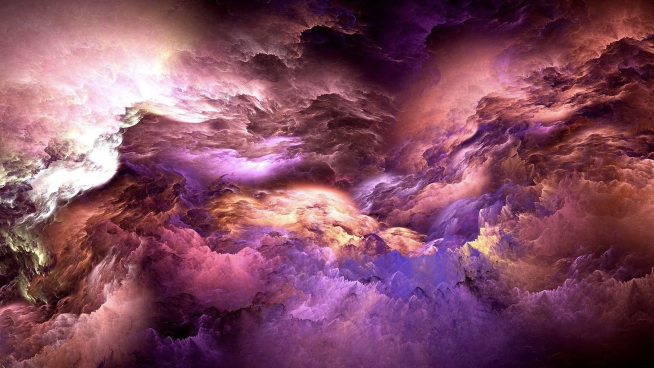
#> input picture Task Week 11/Simulasi PY/f87992cc-f105-4a89-b172-6347b7d5913c.jfif, 1308 x 736 px, found by its file name (shown at 1/2 size)
$ jupyter execute 'Week 11.ipynb'
#> lines starting #> are read from the running program, lines starting #| are printed output that depends on the picture; after the words box and inside, x2 and y2 are one past the last pixel; in counts of white or black regions, pixels touching at a corner belong together
Ekstraksi Garis dengan Hough Transform

[cell 1]
import cv2
import numpy as np
import matplotlib.pyplot as plt

# Path ke gambar
image_path = r"C:\Users\Infinix X2\Documents\SEMESTER 7\ROBOTIKA dan SISTEM CERDAS\Task Week 11\f87992cc-f105-4a89-b172-6347b7d5913c.jfif"

# Membaca gambar
image = cv2.imread(image_path)
#> image is the input picture: shape (736, 1308, 3); mean B, G, R 96.4, 75.3, 129.3
# Mengubah gambar ke grayscale
gray_image = cv2.cvtColor(image, cv2.COLOR_BGR2GRAY)

# Menggunakan Canny Edge Detection
edges = cv2.Canny(gray_image, 50, 150, apertureSize=3)
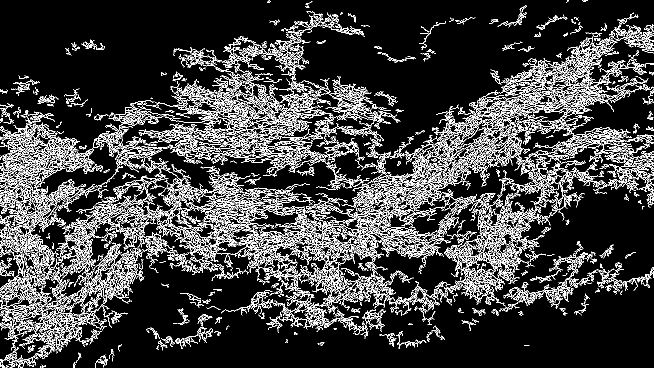
#> edges: shape (736, 1308) (shown at 1/2 size); 15% white in thin lines or dots

# Menggunakan Hough Transform untuk mendeteksi garis
lines = cv2.HoughLines(edges, 1, np.pi / 180, 200)

# Membuat salinan gambar untuk menggambar garis
line_image = np.copy(image)

# Menggambar garis yang terdeteksi
if lines is not None:
    for rho, theta in lines[:, 0]:
        a = np.cos(theta)
        b = np.sin(theta)
        x0 = a * rho
        y0 = b * rho
        x1 = int(x0 + 1000 * (-b))
        y1 = int(y0 + 1000 * (a))
        x2 = int(x0 - 1000 * (-b))
        y2 = int(y0 - 1000 * (a))
        cv2.line(line_image, (x1, y1), (x2, y2), (0, 255, 0), 2)
#> this loop made 5743 passes
#> (rho, theta, a, b, x0, y0, x1, y1) on passes 1 to 3: (499, 1.38, 0.191, 0.982, 95.21, 489.8, -886, 680), (563, 1.33, 0.242, 0.97, 136.2, 546.3, -834, 788), (600, 1.15, 0.407, 0.914, 244, 548.1, -669, 954)
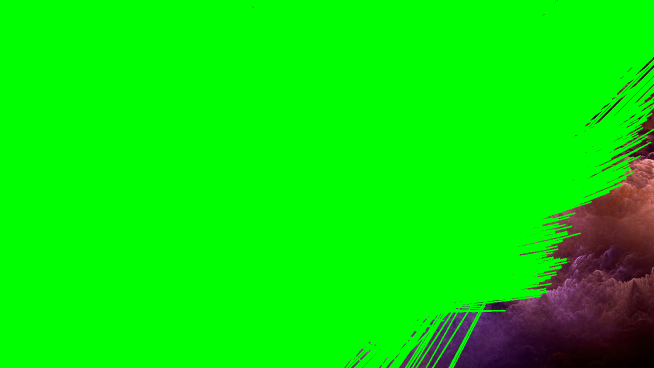
#> line_image: shape (736, 1308, 3) (shown at 1/2 size); mean B, G, R 5.9, 230.1, 9

# Menampilkan gambar asli dan gambar dengan garis
plt.figure(figsize=(10, 5))
plt.subplot(1, 2, 1)
plt.title('Gambar Asli')
plt.imshow(cv2.cvtColor(image, cv2.COLOR_BGR2RGB))
plt.axis('off')

plt.subplot(1, 2, 2)
plt.title('Gambar dengan Garis')
plt.imshow(cv2.cvtColor(line_image, cv2.COLOR_BGR2RGB))
plt.axis('off')

plt.show()

Template Matching untuk Deteksi Objek

[cell 2]
import cv2
import numpy as np
import matplotlib.pyplot as plt

# Path ke gambar sumber dan template
source_image_path = r"C:\Users\Infinix X2\Documents\SEMESTER 7\ROBOTIKA dan SISTEM CERDAS\Task Week 11\f87992cc-f105-4a89-b172-6347b7d5913c.jfif"
template_image_path = r"C:\Users\Infinix X2\Documents\SEMESTER 7\ROBOTIKA dan SISTEM CERDAS\Task Week 11\output.png"  # Path ke gambar template

# Membaca gambar
source_image = cv2.imread(source_image_path)
template_image = cv2.imread(template_image_path)
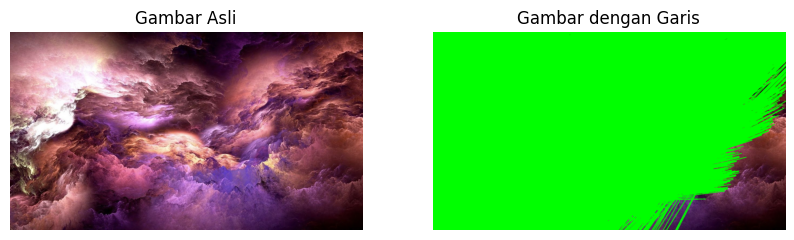
#> input picture Task Week 11/Simulasi PY/output.png, 794 x 240 px, found by its file name
#> template_image is the input picture: shape (240, 794, 3); mean B, G, R 104, 178.4, 117.2

# Mengubah gambar ke grayscale
source_gray = cv2.cvtColor(source_image, cv2.COLOR_BGR2GRAY)
template_gray = cv2.cvtColor(template_image, cv2.COLOR_BGR2GRAY)

# Mendapatkan ukuran template
h, w = template_gray.shape
#> h = 240; w = 794

# Melakukan template matching
result = cv2.matchTemplate(source_gray, template_gray, cv2.TM_CCOEFF_NORMED)
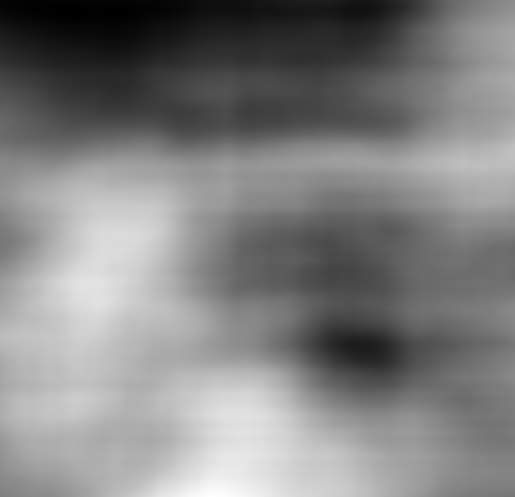
#> result: shape (497, 515) float32; min -0.341, max 0.333, mean -0.000697; drawn with min black and max white

# Menentukan lokasi pencocokan terbaik
min_val, max_val, min_loc, max_loc = cv2.minMaxLoc(result)
#> min_val = -0.341; max_val = 0.333; min_loc = (112, 11); max_loc = (212, 496)

# Menentukan titik kiri atas dan kanan bawah dari kotak
top_left = max_loc
#> top_left = (212, 496)
bottom_right = (top_left[0] + w, top_left[1] + h)
#> bottom_right = (1006, 736)

# Menggambar kotak di sekitar area yang terdeteksi
cv2.rectangle(source_image, top_left, bottom_right, (0, 255, 0), 2)
#> source_image: shape (736, 1308, 3); 0.48% of pixels changed, all inside (x1, y1, x2, y2) = (211, 495, 1008, 736)

# Menampilkan gambar asli dan hasil pencocokan
plt.figure(figsize=(10, 5))
plt.subplot(1, 2, 1)
plt.title('Gambar Asli')
plt.imshow(cv2.cvtColor(source_image, cv2.COLOR_BGR2RGB))
plt.axis('off')

plt.subplot(1, 2, 2)
plt.title('Hasil Pencocokan')
plt.imshow(result, cmap='gray')
plt.axis('off')

plt.show()

Pembuatan Pyramid Gambar

[cell 3]
import cv2
import numpy as np
import matplotlib.pyplot as plt

# Path ke gambar
image_path = r"C:\Users\Infinix X2\Documents\SEMESTER 7\ROBOTIKA dan SISTEM CERDAS\Task Week 11\output 2.png"
image = cv2.imread(image_path)
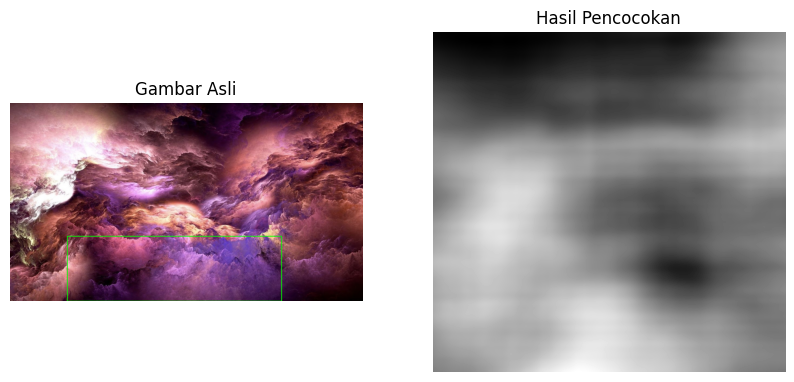
#> input picture Task Week 11/Simulasi PY/output 2.png, 794 x 382 px, found by its file name
#> image is the input picture: shape (382, 794, 3); mean B, G, R 167.6, 163, 175.1

if image is None:
    print("Error: Gambar tidak dapat dibaca. Periksa path file Anda.")
else:
    # Membuat Gaussian Pyramid
    gaussian_pyramid = [image.copy()]
    current_image = image.copy()

    for i in range(6):  # Membuat 6 level
        try:
            current_image = cv2.pyrDown(current_image)
            gaussian_pyramid.append(current_image.copy())
        except Exception as e:
            print(f"Error pada level Gaussian {i}: {str(e)}")
            break
#> after the loop, gaussian_pyramid = 7 items

    # Membuat Laplacian Pyramid
    laplacian_pyramid = [gaussian_pyramid[-1]]

    for i in range(len(gaussian_pyramid)-1, 0, -1):
        try:
            # Dapatkan ukuran yang sesuai untuk pyrUp
            size = (gaussian_pyramid[i-1].shape[1], gaussian_pyramid[i-1].shape[0])
            gaussian_expanded = cv2.pyrUp(gaussian_pyramid[i], dstsize=size)

            # Pastikan ukuran sesuai sebelum pengurangan
            if gaussian_expanded.shape == gaussian_pyramid[i-1].shape:
                laplacian = cv2.subtract(gaussian_pyramid[i-1], gaussian_expanded)
                laplacian_pyramid.append(laplacian)
            else:
                print(f"Error: Ukuran tidak sesuai pada level {i}")
                break
        except Exception as e:
            print(f"Error pada level Laplacian {i}: {str(e)}")
            break
#> this loop made 6 passes
#> (i, size) on passes 1, 2, 3, 5, 6: (6, (25, 12)), (5, (50, 24)), (4, (100, 48)), (2, (397, 191)), (1, (794, 382))
#> size on pass 4: (199, 96)
#> after the loop, laplacian_pyramid = 7 items

    try:
        # Menampilkan Gaussian Pyramid
        plt.figure(figsize=(12, 6))
        for i, img in enumerate(gaussian_pyramid):
            plt.subplot(2, len(gaussian_pyramid), i + 1)
            plt.imshow(cv2.cvtColor(img, cv2.COLOR_BGR2RGB))
            plt.title(f'Gaussian Level {i}')
            plt.axis('off')
#> this loop made 7 passes

        # Menampilkan Laplacian Pyramid
        for i, img in enumerate(laplacian_pyramid):
            plt.subplot(2, len(gaussian_pyramid), i + len(gaussian_pyramid) + 1)
            plt.imshow(cv2.cvtColor(img, cv2.COLOR_BGR2RGB))
            plt.title(f'Laplacian Level {i}')
            plt.axis('off')

        plt.tight_layout()
        plt.show()
    except Exception as e:
        print(f"Error saat menampilkan gambar: {str(e)}")

Deteksi Lingkaran Menggunakan Hough Transform

[cell 4]
import cv2
import numpy as np
import matplotlib.pyplot as plt

# Path ke gambar
image_path = r"C:\Users\Infinix X2\Documents\SEMESTER 7\ROBOTIKA dan SISTEM CERDAS\Task Week 11\output 2.png"
image = cv2.imread(image_path)

# Mengubah gambar ke grayscale
gray = cv2.cvtColor(image, cv2.COLOR_BGR2GRAY)

# Menggunakan Gaussian Blur untuk mengurangi noise
blurred = cv2.GaussianBlur(gray, (9, 9), 2)
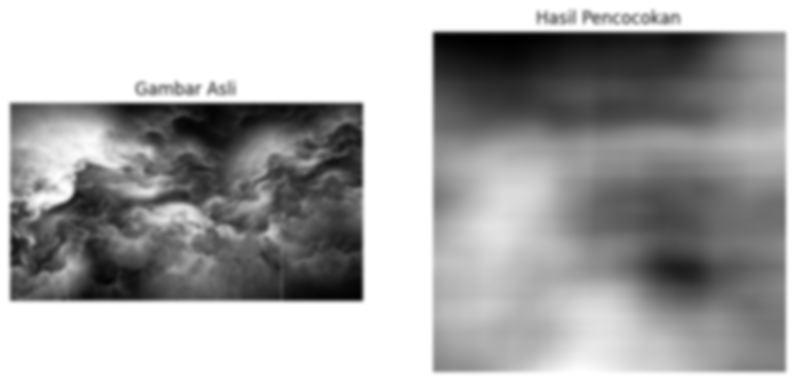
#> blurred: shape (382, 794); min 0, max 255, mean 167.2

# Menerapkan Hough Transform untuk mendeteksi lingkaran
circles = cv2.HoughCircles(blurred,
                            cv2.HOUGH_GRADIENT,
                            dp=1,
                            minDist=20,
                            param1=50,
                            param2=30,
                            minRadius=0,
                            maxRadius=0)
#> circles = 131 rows, first 8: [146.5, 284.5, 136.9], [175.5, 13.5, 210.8], [265.5, 336.5, 235.7], [171.5, 37.5, 197.5], [172.5, 57.5, 177.5], [178.5, 316.5, 172.4], [202.5, 10.5, 230.8], [230.5, 338.5, 202.6]

# Jika lingkaran terdeteksi, gambar lingkaran pada gambar asli
if circles is not None:
    circles = np.uint16(np.around(circles))  # Mengubah ke tipe data integer
#> circles = 131 rows, first 8: [146, 284, 137], [176, 14, 211], [266, 336, 236], [172, 38, 198], [172, 58, 178], [178, 316, 172], [202, 10, 231], [230, 338, 203]
    for i in circles[0, :]:
        # Menggambar lingkaran luar
        cv2.circle(image, (i[0], i[1]), i[2], (0, 255, 0), 2)
        # Menggambar pusat lingkaran
        cv2.circle(image, (i[0], i[1]), 2, (0, 0, 255), 3)
#> this loop made 131 passes
#> i on passes 1 to 12: [146, 284, 137], [176, 14, 211], [266, 336, 236], [172, 38, 198], [172, 58, 178], [178, 316, 172], [202, 10, 231], [230, 338, 203], [150, 44, 196], [196, 54, 179], [78, 176, 69], [252, 380, 226]
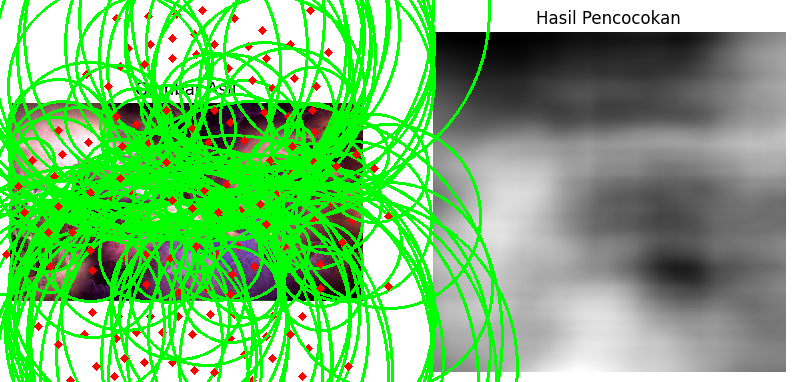
#> image: shape (382, 794, 3); mean B, G, R 118.2, 189.4, 123.7

# Menampilkan gambar dengan lingkaran yang terdeteksi
plt.figure(figsize=(8, 8))
plt.imshow(cv2.cvtColor(image, cv2.COLOR_BGR2RGB))
plt.title('Deteksi Lingkaran')
plt.axis('off')
plt.show()

Ekstraksi Warna Dominan pada Gambar

[cell 5]
import cv2
import numpy as np
import matplotlib.pyplot as plt
from sklearn.cluster import KMeans

# Path ke gambar
image_path = r"C:\Users\Infinix X2\Documents\SEMESTER 7\ROBOTIKA dan SISTEM CERDAS\Task Week 11\output 2.png"
image = cv2.imread(image_path)

# Mengubah gambar dari BGR ke RGB
image = cv2.cvtColor(image, cv2.COLOR_BGR2RGB)

# Mengubah ukuran gambar untuk mempercepat proses
image = cv2.resize(image, (100, 100))
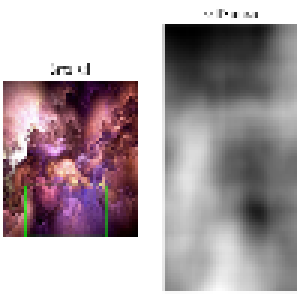
#> image: shape (100, 100, 3) (shown 3 times larger); mean R, G, B 174.5, 162.6, 166.8

# Mengubah gambar menjadi array 2D
pixels = image.reshape(-1, 3)

# Menggunakan K-Means untuk mengelompokkan warna
k = 5  # Jumlah cluster
kmeans = KMeans(n_clusters=k)
kmeans.fit(pixels)

# Mendapatkan warna dominan
colors = kmeans.cluster_centers_
colors = colors.astype(int)

# Menghitung jumlah piksel di setiap cluster
labels, counts = np.unique(kmeans.labels_, return_counts=True)

# Menentukan warna dominan (cluster dengan jumlah piksel terbanyak)
dominant_color = colors[counts.argmax()]

# Menampilkan gambar asli dan warna dominan
plt.figure(figsize=(8, 6))

# Menampilkan gambar asli
plt.subplot(1, 2, 1)
plt.imshow(image)
plt.title('Gambar Asli')
plt.axis('off')

# Menampilkan warna dominan
plt.subplot(1, 2, 2)
plt.imshow(np.zeros((100, 100, 3), dtype=np.uint8) + dominant_color)
plt.title('Warna Dominan')
plt.axis('off')

plt.tight_layout()
plt.show()

print(f'Warna Dominan (RGB): {dominant_color}')

Deteksi Kontur pada Gambar

[cell 6]
import cv2
import numpy as np
import matplotlib.pyplot as plt

# Path ke gambar
image_path = r"C:\Users\Infinix X2\Documents\SEMESTER 7\ROBOTIKA dan SISTEM CERDAS\Task Week 11\output 2.png"
image = cv2.imread(image_path)

# Mengubah gambar ke grayscale
gray = cv2.cvtColor(image, cv2.COLOR_BGR2GRAY)

# Menggunakan Gaussian Blur untuk mengurangi noise
blurred = cv2.GaussianBlur(gray, (5, 5), 0)

# Menerapkan Canny Edge Detection
edges = cv2.Canny(blurred, 50, 150)
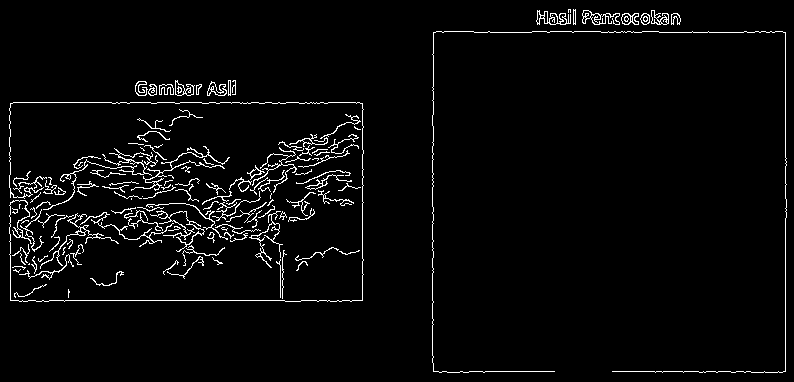
#> edges: shape (382, 794); 3.4% white in thin lines or dots

# Mendeteksi kontur
contours, hierarchy = cv2.findContours(edges, cv2.RETR_EXTERNAL, cv2.CHAIN_APPROX_SIMPLE)
#> contours = 135 contours, 105 with area under 20; largest, box (x1, y1, x2, y2) and area: (536, 10, 571, 25) 224, (40, 213, 119, 269) 146, (207, 81, 227, 96) 144, (621, 13, 639, 25) 143, (651, 10, 669, 25) 116

# Menggambar kontur pada gambar asli
contour_image = image.copy()
cv2.drawContours(contour_image, contours, -1, (0, 255, 0), 2)  # Menggambar kontur dengan warna hijau
#> contour_image: shape (382, 794, 3); 10.22% of pixels changed, all inside (x1, y1, x2, y2) = (8, 8, 788, 374)

# Menampilkan gambar asli dan gambar dengan kontur
plt.figure(figsize=(12, 6))

plt.subplot(1, 2, 1)
plt.imshow(cv2.cvtColor(image, cv2.COLOR_BGR2RGB))
plt.title('Gambar Asli')
plt.axis('off')

plt.subplot(1, 2, 2)
plt.imshow(cv2.cvtColor(contour_image, cv2.COLOR_BGR2RGB))
plt.title('Gambar dengan Kontur')
plt.axis('off')

plt.tight_layout()
plt.show()
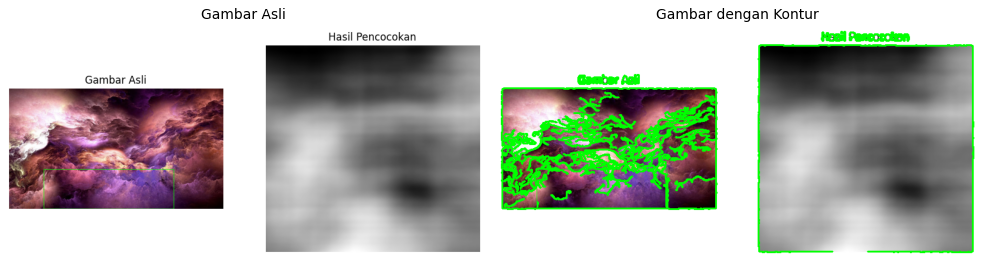
#> figure drawn by matplotlib, 2 panels
